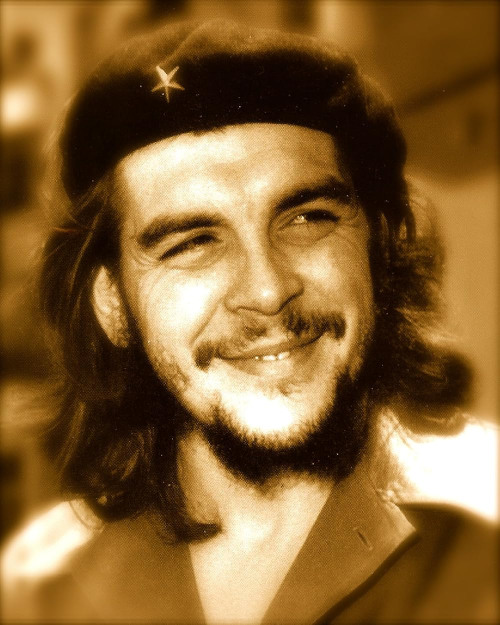
#> input picture Face_recognition/che.jpg, 1000 x 1250 px, found by its file name (shown at 1/2 size)
$ jupyter execute OpenCv_Advanced.ipynb
#> lines starting #> are read from the running program, lines starting #| are printed output that depends on the picture; after the words box and inside, x2 and y2 are one past the last pixel; in counts of white or black regions, pixels touching at a corner belong together
[cell 1]
import numpy as np
import cv2
from google.colab import files
from google.colab.patches import cv2_imshow

# Create a blank image
blank = np.zeros((500,500), dtype='uint8')

# Draw a rectangle and a circle on the blank image
rectangle = cv2.rectangle(blank.copy(), (30,30), (400,400), 255, -1)
circle = cv2.circle(blank.copy(), (215,215), 150, 255, -1)

# Display the shapes
cv2_imshow(rectangle)
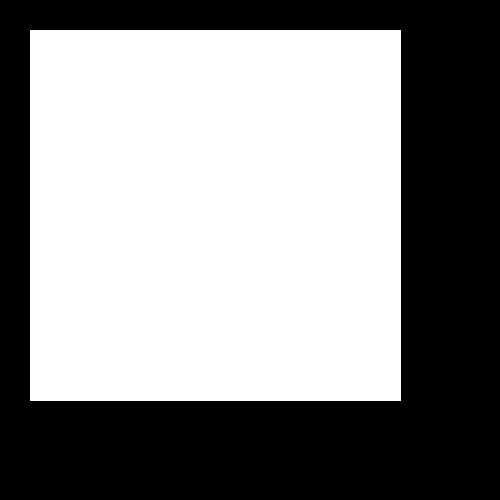
#> shown: shape (500, 500); 55.1% white; 1 black region, box (x1, y1, x2, y2) and area: (0, 0, 500, 500) 112359
cv2_imshow(circle)
print()
# Bitwise AND --> intersecting regions
bitwise_and = cv2.bitwise_and(rectangle, circle)
cv2_imshow(bitwise_and)
print()
# Bitwise OR --> non-intersecting and intersecting regions
bitwise_or = cv2.bitwise_or(rectangle, circle)
cv2_imshow(bitwise_or)
print()
# Bitwise XOR --> non-intersecting regions
bitwise_xor = cv2.bitwise_xor(rectangle, circle)
cv2_imshow(bitwise_xor)
print()
# Bitwise NOT
bitwise_not = cv2.bitwise_not(circle)
cv2_imshow(bitwise_not)

[cell 2]
import cv2 as cv
from google.colab import files
from google.colab.patches import cv2_imshow

# Upload the image
uploaded = files.upload()
#> the answer given: che.jpg

# Load the uploaded image
image_path = next(iter(uploaded))
print(image_path)
img = cv2.imread(image_path)
#> img is the input picture: shape (1250, 1000, 3); mean B, G, R 52.3, 100.2, 135.6

cv2_imshow(img)
print()

# BGR to Grayscale
gray = cv.cvtColor(img, cv.COLOR_BGR2GRAY)
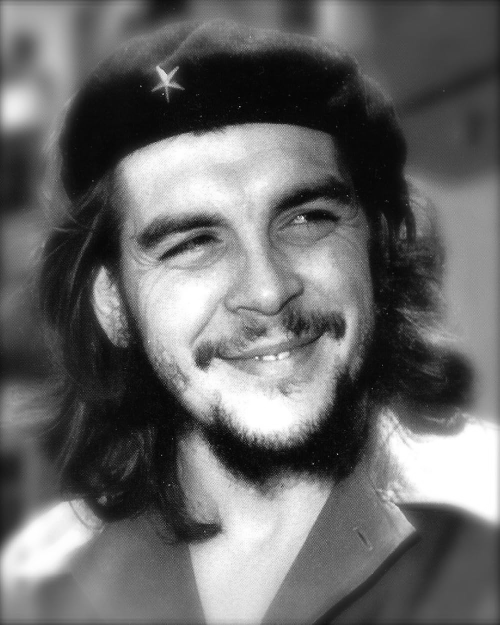
#> gray: shape (1250, 1000) (shown at 1/2 size); min 2, max 255, mean 105.3
cv2_imshow(gray)
print()
# BGR to HSV
hsv = cv.cvtColor(img, cv.COLOR_BGR2HSV)
#> hsv: shape (1250, 1000, 3); mean H, S, V 16.4, 188.8, 135.6
cv2_imshow(hsv)

# BGR to L*a*b
lab = cv.cvtColor(img, cv.COLOR_BGR2LAB)
#> lab: shape (1250, 1000, 3); mean of channels 0, 1, 2 111.5, 137.7, 158.6
cv2_imshow(lab)
print()

# BGR to RGB
rgb = cv.cvtColor(img, cv.COLOR_BGR2RGB)
cv2_imshow(rgb)
print()
# HSV to BGR
lab_bgr = cv.cvtColor(lab, cv.COLOR_LAB2BGR)
cv2_imshow(lab_bgr)

[cell 3]
import matplotlib.pyplot as plt

blank = np.zeros(img.shape[:2], dtype='uint8')

mask = cv.circle(blank, (img.shape[1]//2,img.shape[0]//2), 100, 255, -1)
#> blank: shape (1250, 1000); 2.5% white; 1 white region, box (x1, y1, x2, y2) and area: (400, 525, 601, 726) 31417

masked = cv.bitwise_and(img,img,mask=mask)
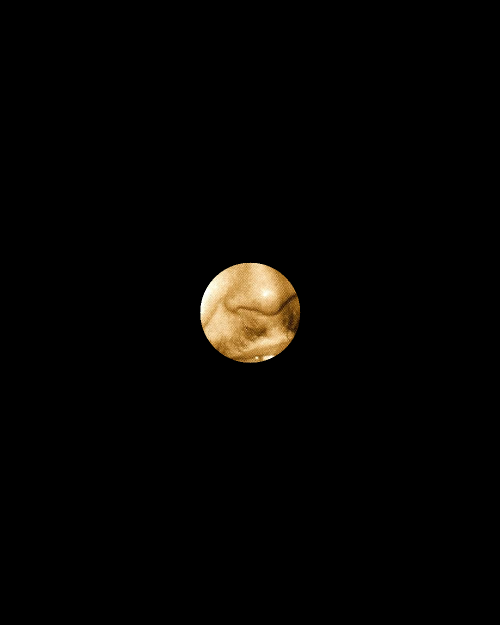
#> masked: shape (1250, 1000, 3) (shown at 1/2 size); mean B, G, R 2.5, 4, 5.1
cv2_imshow(masked)

gray = cv.cvtColor(img, cv.COLOR_BGR2GRAY)
cv2_imshow(gray)

# GRayscale histogram
gray_hist = cv.calcHist([gray], [0], mask, [256], [0,256] )
#> gray_hist = 256 values, max 300 at index 205, min 0 at index 0, mean 122.7

# plt.figure()
plt.title('Grayscale Histogram')
plt.xlabel('Bins')
plt.ylabel('# of pixels')
plt.plot(gray_hist)
plt.xlim([0,256])
plt.show()
#> figure, not shown here; curve peaks at x = 205, y = 300

# Colour Histogram

plt.figure()
plt.title('Colour Histogram')
plt.xlabel('Bins')
plt.ylabel('# of pixels')
colors = ('b', 'g', 'r')
for i,col in enumerate(colors):
    hist = cv.calcHist([img], [i], mask, [256], [0,256])
    plt.plot(hist, color=col)
    plt.xlim([0,256])

plt.show()
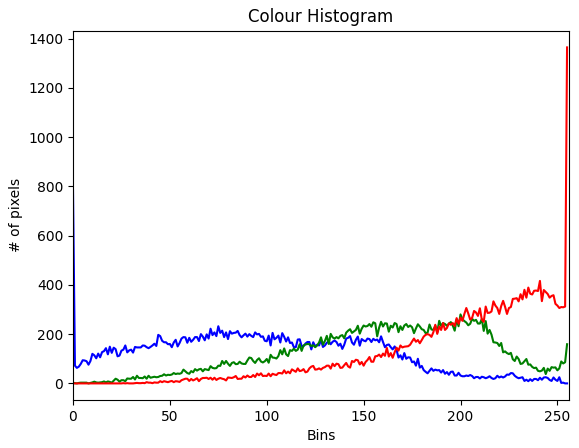
#> figure drawn by matplotlib, 1 panel; curve peaks at x = 0, y = 784; curve peaks at x = 200, y = 280; curve peaks at x = 255, y = 1364

[cell 4]
blank = np.zeros(img.shape[:2], dtype='uint8')
cv2_imshow(blank)
print()

#circle = cv.circle(blank.copy(), (img.shape[1]//2 + 45,img.shape[0]//2), 100, 255, -1)
circle = cv.circle(blank.copy(), (100,100), 80, 255, -1)

rectangle = cv.rectangle(blank.copy(), (0,10), (190,190), 255, -1)

weird_shape = cv.bitwise_and(circle,rectangle)
#> circle: shape (1250, 1000); 1.6% white; 1 white region, box (x1, y1, x2, y2) and area: (20, 20, 181, 181) 20081
cv2_imshow(weird_shape)
print()

masked = cv.bitwise_and(img,img,mask=weird_shape)
cv2_imshow(masked)

[cell 5]
import cv2 as cv
from google.colab import files
from google.colab.patches import cv2_imshow

# Upload the image
uploaded = files.upload()
#> the answer given: peoole.jpg

# Load the uploaded image
image_path = next(iter(uploaded))
print(image_path)
img = cv2.imread(image_path)
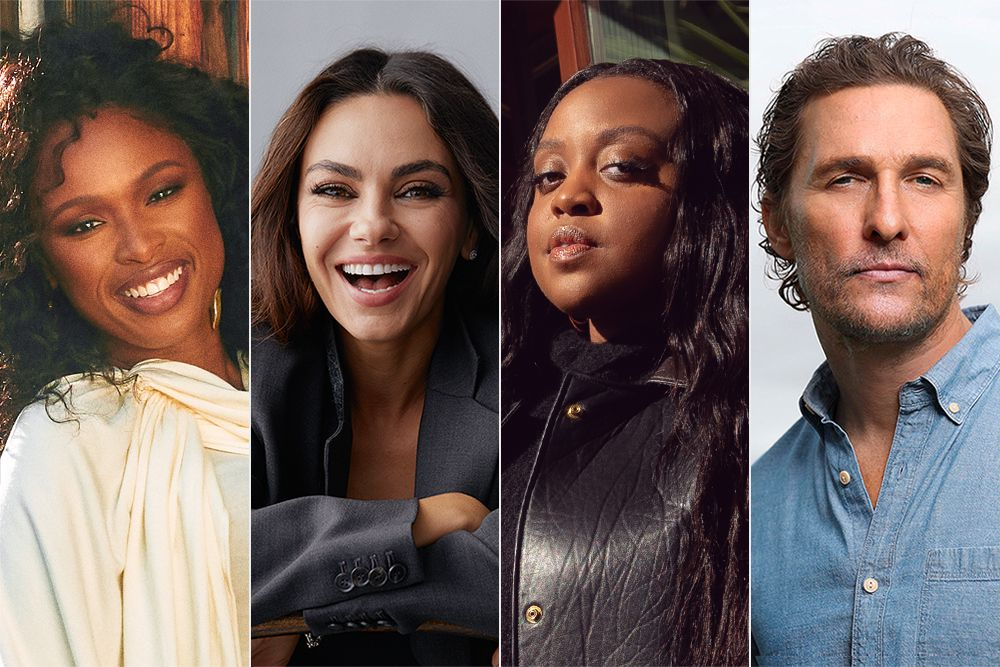
#> input picture Face_recognition/peoole.jpg, 1000 x 667 px, found by its file name
#> img is the input picture: shape (667, 1000, 3); mean B, G, R 93.1, 97, 112.7
cv2_imshow(img)
print()
scaled_img = cv.resize(img, None, fx=0.5, fy=0.5)  # Use cv instead of cv2


# Display the scaled image
cv2_imshow(scaled_img)

[cell 6]
cv2_imshow(img)
print()


blank = np.zeros(img.shape[:2], dtype='uint8')

b,g,r = cv.split(img)
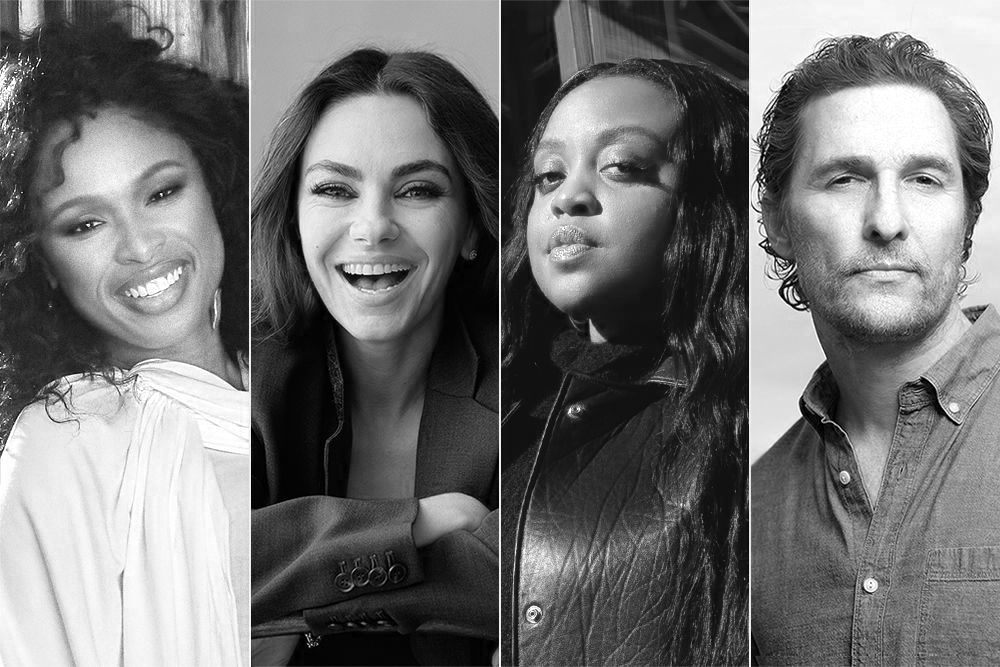
#> r: shape (667, 1000); min 0, max 255, mean 112.7

blue = cv.merge([b,blank,blank])
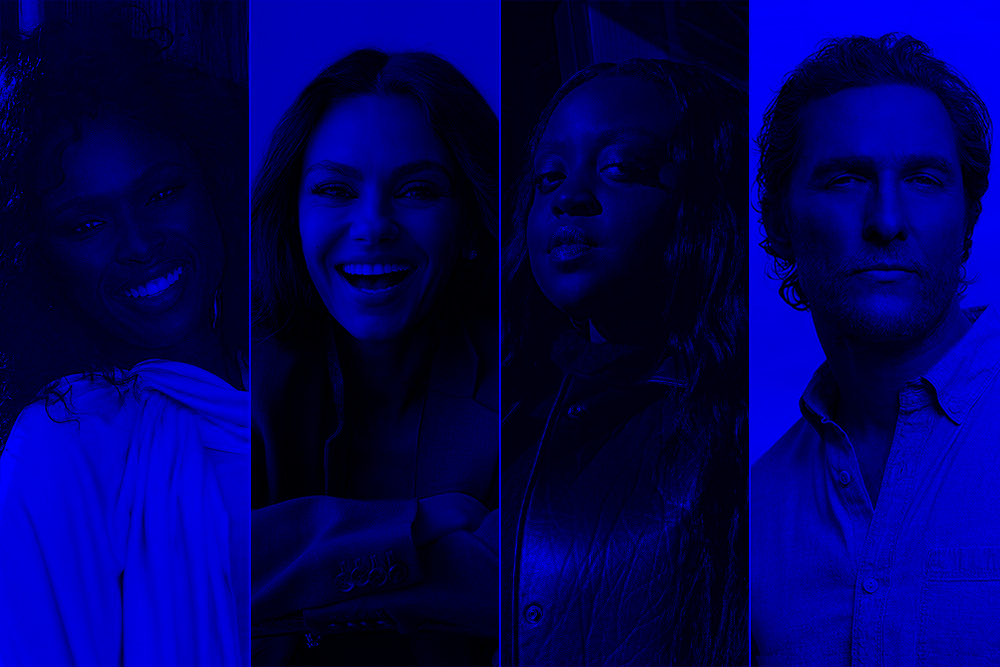
#> blue: shape (667, 1000, 3); mean of channels 0, 1, 2 93.1, 0, 0; drawn as B, G, R
green = cv.merge([blank,g,blank])
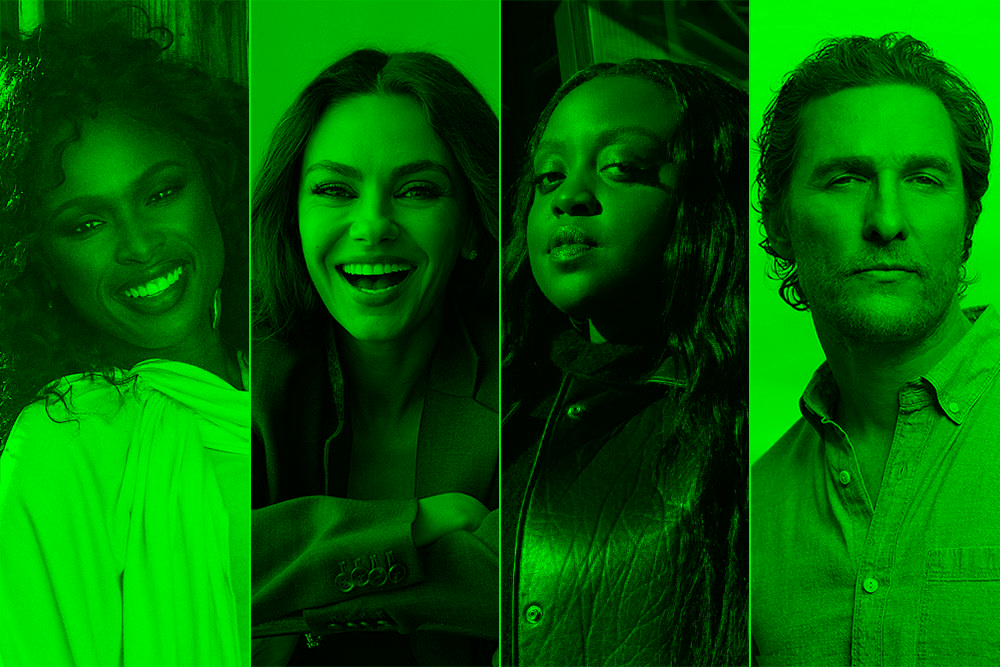
#> green: shape (667, 1000, 3); mean of channels 0, 1, 2 0, 97, 0; drawn as B, G, R
red = cv.merge([blank,blank,r])
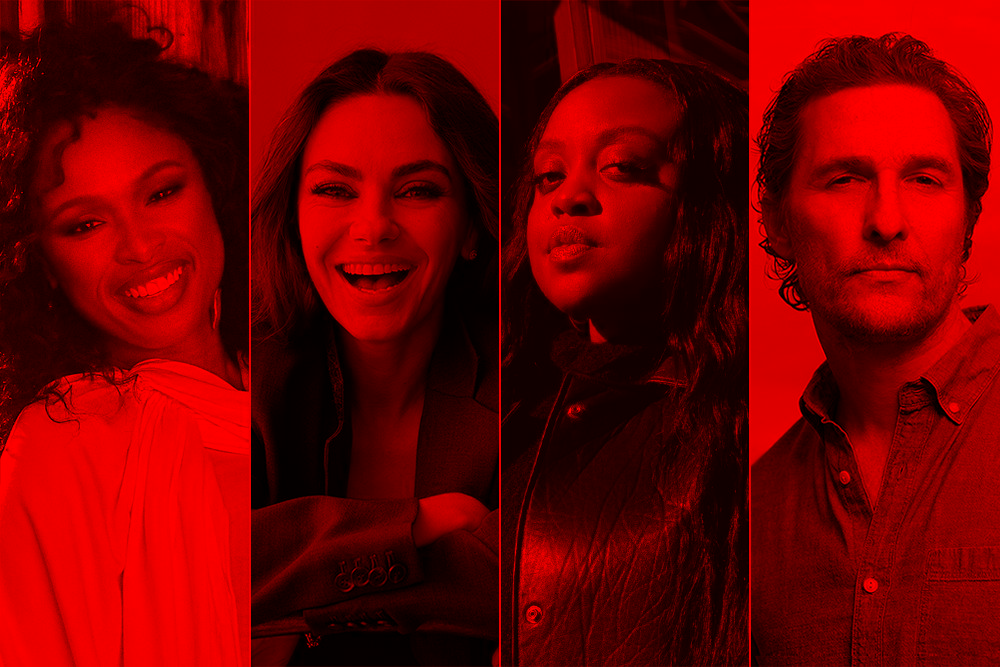
#> red: shape (667, 1000, 3); mean of channels 0, 1, 2 0, 0, 112.7; drawn as B, G, R

cv2_imshow(blue)
print()
cv2_imshow(green)
print()
cv2_imshow(red)
print()

print(img.shape)
#| (667, 1000, 3)
print(b.shape)
#| (667, 1000)
print(g.shape)
#| (667, 1000)
print(r.shape)
#| (667, 1000)

merged = cv.merge([b,g,r])
cv2_imshow(merged)
